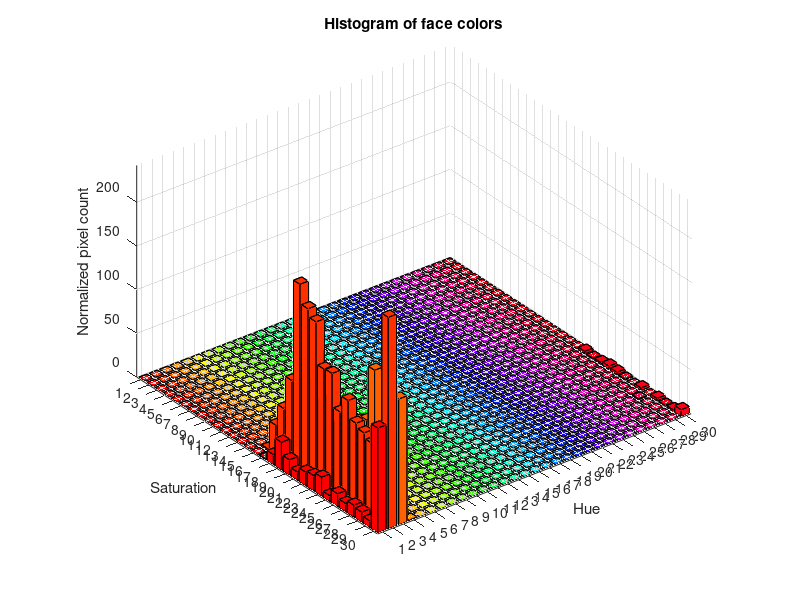

Reproduce this figure in MATLAB.
load('histvals.txt');
h = bar3(histvals);
title('Histogram of face colors');
xlabel('Hue');
ylabel('Saturation');
zlabel('Normalized pixel count');
colormap hsv
saveas(gcf,'histobar.jpg');
